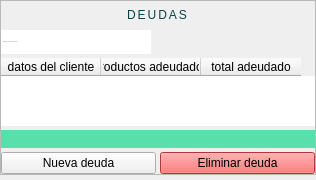
         <widget class="QWidget" name="tab3_debts">
          <attribute name="title">
           <string>DEUDAS</string>
          </attribute>
          <layout class="QVBoxLayout" name="tab3_debts_Vlayout">
           <property name="spacing">
            <number>4</number>
           </property>
           <property name="leftMargin">
            <number>0</number>
           </property>
           <property name="topMargin">
            <number>0</number>
           </property>
           <property name="rightMargin">
            <number>0</number>
           </property>
           <property name="bottomMargin">
            <number>5</number>
           </property>
           <item>
            <widget class="QFrame" name="debts_info">
             <property name="frameShape">
              <enum>QFrame::StyledPanel</enum>
             </property>
             <property name="frameShadow">
              <enum>QFrame::Raised</enum>
             </property>
             <layout class="QVBoxLayout" name="debts_info_Vlayout" stretch="0,0,10,0,0">
              <property name="spacing">
               <number>4</number>
              </property>
              <property name="leftMargin">
               <number>0</number>
              </property>
              <property name="topMargin">
               <number>4</number>
              </property>
              <property name="rightMargin">
               <number>0</number>
              </property>
              <property name="bottomMargin">
               <number>0</number>
              </property>
              <item>
               <widget class="QLabel" name="label_debts">
                <property name="styleSheet">
                 <string notr="true">QLabel {
	font: 24px &quot;Bahnschrift SemiLight SemiConde&quot;;
	letter-spacing: 2px;
	word-spacing: 2px;
	color: rgb(8, 68, 68);
	margin-left: 30px;
	margin-right: 30px;
	border-bottom: 1px solid;
	border-color: rgb(11, 126, 127);
}</string>
                </property>
                <property name="text">
                 <string notr="true">DEUDAS</string>
                </property>
                <property name="textFormat">
                 <enum>Qt::PlainText</enum>
                </property>
                <property name="alignment">
                 <set>Qt::AlignBottom|Qt::AlignHCenter</set>
                </property>
                <property name="textInteractionFlags">
                 <set>Qt::NoTextInteraction</set>
                </property>
               </widget>
              </item>
              <item alignment="Qt::AlignLeft|Qt::AlignVCenter">
               <widget class="QLineEdit" name="debts_searchBar">
                <property name="sizePolicy">
                 <sizepolicy hsizetype="Preferred" vsizetype="Fixed">
                  <horstretch>0</horstretch>
                  <verstretch>0</verstretch>
                 </sizepolicy>
                </property>
                <property name="minimumSize">
                 <size>
                  <width>150</width>
                  <height>24</height>
                 </size>
                </property>
                <property name="maximumSize">
                 <size>
                  <width>500</width>
                  <height>24</height>
                 </size>
                </property>
                <property name="font">
                 <font>
                  <family>Verdana</family>
                  <pointsize>-1</pointsize>
                  <stylestrategy>PreferDefault</stylestrategy>
                 </font>
                </property>
                <property name="acceptDrops">
                 <bool>false</bool>
                </property>
                <property name="toolTip">
                 <string notr="true">&lt;html&gt;&lt;head/&gt;&lt;body&gt;&lt;p&gt;&lt;span style=&quot; font-size:11pt;&quot;&gt;Buscar una deuda en la tabla según nombres, características, palabras claves, etc.&lt;/span&gt;&lt;/p&gt;&lt;/body&gt;&lt;/html&gt;</string>
                </property>
                <property name="text">
                 <string notr="true"/>
                </property>
                <property name="maxLength">
                 <number>255</number>
                </property>
                <property name="frame">
                 <bool>false</bool>
                </property>
                <property name="echoMode">
                 <enum>QLineEdit::Normal</enum>
                </property>
                <property name="placeholderText">
                 <string notr="true">Ingresar una deuda a buscar...</string>
                </property>
                <property name="cursorMoveStyle">
                 <enum>Qt::LogicalMoveStyle</enum>
                </property>
                <property name="clearButtonEnabled">
                 <bool>true</bool>
                </property>
               </widget>
              </item>
              <item>
               <widget class="QTableWidget" name="table_debts">
                <property name="toolTip">
                 <string>&lt;html&gt;&lt;head/&gt;&lt;body&gt;&lt;p&gt;Para &lt;span style=&quot; text-decoration: underline;&quot;&gt;modificar&lt;/span&gt; las &lt;span style=&quot; text-decoration: underline;&quot;&gt;características&lt;/span&gt; de una deuda simplemente hacer &lt;span style=&quot; font-style:italic;&quot;&gt;doble click&lt;/span&gt; sobre la celda que se quiere modificar e ingresar el nuevo valor.&lt;/p&gt;&lt;/body&gt;&lt;/html&gt;</string>
                </property>
                <property name="styleSheet">
                 <string notr="true">#table_debts QLabel {
	font-size: 16px;
}


#table_debts QPushButton {
	max-width: 24px;
	max-height: 24px;
	border-radius: 1px;
	background-color: rgb(71, 184, 255);
}</string>
                </property>
                <property name="frameShape">
                 <enum>QFrame::NoFrame</enum>
                </property>
                <property name="frameShadow">
                 <enum>QFrame::Sunken</enum>
                </property>
                <property name="sizeAdjustPolicy">
                 <enum>QAbstractScrollArea::AdjustToContents</enum>
                </property>
                <property name="editTriggers">
                 <set>QAbstractItemView::DoubleClicked</set>
                </property>
                <property name="showDropIndicator" stdset="0">
                 <bool>false</bool>
                </property>
                <property name="dragDropOverwriteMode">
                 <bool>false</bool>
                </property>
                <property name="defaultDropAction">
                 <enum>Qt::IgnoreAction</enum>
                </property>
                <property name="alternatingRowColors">
                 <bool>true</bool>
                </property>
                <property name="selectionMode">
                 <enum>QAbstractItemView::ExtendedSelection</enum>
                </property>
                <property name="sortingEnabled">
                 <bool>false</bool>
                </property>
                <property name="rowCount">
                 <number>0</number>
                </property>
                <attribute name="horizontalHeaderShowSortIndicator" stdset="0">
                 <bool>false</bool>
                </attribute>
                <attribute name="verticalHeaderVisible">
                 <bool>false</bool>
                </attribute>
                <column>
                 <property name="text">
                  <string>datos del cliente</string>
                 </property>
                </column>
                <column>
                 <property name="text">
                  <string>productos adeudados</string>
                 </property>
                </column>
                <column>
                 <property name="text">
                  <string>total adeudado</string>
                 </property>
                </column>
               </widget>
              </item>
              <item>
               <widget class="QLabel" name="label_feedbackDebts">
                <property name="styleSheet">
                 <string notr="true">font-family: &quot;Verdana&quot;;
font-size: 16px;
letter-spacing: 0px;
word-spacing: 0px;
background-color: rgb(88, 223, 171);
color: #111;</string>
                </property>
                <property name="text">
                 <string notr="true"/>
                </property>
                <property name="textFormat">
                 <enum>Qt::PlainText</enum>
                </property>
                <property name="alignment">
                 <set>Qt::AlignCenter</set>
                </property>
                <property name="wordWrap">
                 <bool>true</bool>
                </property>
                <property name="textInteractionFlags">
                 <set>Qt::NoTextInteraction</set>
                </property>
               </widget>
              </item>
              <item>
               <widget class="QFrame" name="debts_buttons">
                <property name="frameShape">
                 <enum>QFrame::NoFrame</enum>
                </property>
                <property name="frameShadow">
                 <enum>QFrame::Raised</enum>
                </property>
                <layout class="QHBoxLayout" name="debts_buttons_Hlayout">
                 <property name="spacing">
                  <number>4</number>
                 </property>
                 <property name="leftMargin">
                  <number>0</number>
                 </property>
                 <property name="topMargin">
                  <number>0</number>
                 </property>
                 <property name="rightMargin">
                  <number>0</number>
                 </property>
                 <property name="bottomMargin">
                  <number>0</number>
                 </property>
                 <item>
                  <widget class="QPushButton" name="btn_add_debt">
                   <property name="toolTip">
                    <string notr="true">&lt;html&gt;&lt;head/&gt;&lt;body&gt;&lt;p&gt;&lt;span style=&quot; font-size:11pt;&quot;&gt;Agrega una deuda nueva a la tabla (&lt;/span&gt;&lt;span style=&quot; font-size:11pt; font-style:italic;&quot;&gt;+&lt;/span&gt;&lt;span style=&quot; font-size:11pt;&quot;&gt;).&lt;/span&gt;&lt;/p&gt;&lt;/body&gt;&lt;/html&gt;</string>
                   </property>
                   <property name="text">
                    <string notr="true">Nueva deuda</string>
                   </property>
                   <property name="icon">
                    <iconset>
                     <normaloff>icons/plusWhite.svg</normaloff>icons/plusWhite.svg</iconset>
                   </property>
                   <property name="iconSize">
                    <size>
                     <width>24</width>
                     <height>24</height>
                    </size>
                   </property>
                   <property name="shortcut">
                    <string notr="true">+</string>
                   </property>
                  </widget>
                 </item>
                 <item>
                  <widget class="QPushButton" name="btn_delete_debt">
                   <property name="toolTip">
                    <string notr="true">&lt;html&gt;&lt;head/&gt;&lt;body&gt;&lt;p&gt;&lt;span style=&quot; font-size:11pt;&quot;&gt;Elimina la deuda actualmente seleccionada en la tabla (&lt;/span&gt;&lt;span style=&quot; font-size:11pt; font-style:italic;&quot;&gt;supr&lt;/span&gt;&lt;span style=&quot; font-size:11pt;&quot;&gt;).&lt;/span&gt;&lt;/p&gt;&lt;p&gt;&lt;span style=&quot; font-size:11pt; font-weight:600; text-decoration: underline;&quot;&gt;IMPORTANTE&lt;/span&gt;&lt;span style=&quot; font-size:11pt; font-weight:600;&quot;&gt;: esta acción no se puede deshacer, debe estar seguro de querer borrar una deuda.&lt;/span&gt;&lt;/p&gt;&lt;/body&gt;&lt;/html&gt;</string>
                   </property>
                   <property name="styleSheet">
                    <string notr="true">QPushButton {
	background-color: #ff4949;
}
QPushButton:hover {
	background-color: #faa;
}
</string>
                   </property>
                   <property name="text">
                    <string notr="true">Eliminar deuda</string>
                   </property>
                   <property name="icon">
                    <iconset>
                     <normaloff>icons/minus-circleWhite.svg</normaloff>icons/minus-circleWhite.svg</iconset>
                   </property>
                   <property name="iconSize">
                    <size>
                     <width>24</width>
                     <height>24</height>
                    </size>
                   </property>
                   <property name="shortcut">
                    <string notr="true">Del</string>
                   </property>
                  </widget>
                 </item>
                </layout>
               </widget>
              </item>
             </layout>
            </widget>
           </item>
          </layout>
         </widget>
